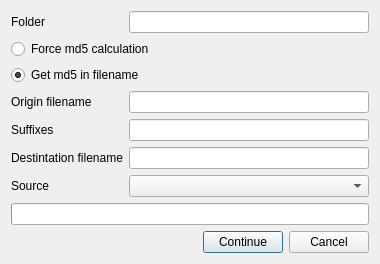
<?xml version="1.0" encoding="UTF-8"?>
<ui version="4.0">
 <class>RenameExisting1</class>
 <widget class="QDialog" name="RenameExisting1">
  <property name="geometry">
   <rect>
    <x>0</x>
    <y>0</y>
    <width>380</width>
    <height>246</height>
   </rect>
  </property>
  <property name="windowTitle">
   <string>Rename existing images</string>
  </property>
  <property name="windowIcon">
   <iconset resource="../../../resources/resources.qrc">
    <normaloff>:/images/icon.ico</normaloff>:/images/icon.ico</iconset>
  </property>
  <layout class="QFormLayout" name="formLayout">
   <item row="0" column="0">
    <widget class="QLabel" name="labelFolder">
     <property name="text">
      <string>Folder</string>
     </property>
    </widget>
   </item>
   <item row="0" column="1">
    <widget class="QLineEdit" name="lineFolder"/>
   </item>
   <item row="1" column="0" colspan="2">
    <widget class="QRadioButton" name="radioForce">
     <property name="text">
      <string>Force md5 calculation</string>
     </property>
    </widget>
   </item>
   <item row="2" column="0" colspan="2">
    <widget class="QRadioButton" name="radioFilename">
     <property name="text">
      <string>Get md5 in filename</string>
     </property>
     <property name="checked">
      <bool>true</bool>
     </property>
    </widget>
   </item>
   <item row="3" column="0">
    <widget class="QLabel" name="labelFilenameOrigin">
     <property name="text">
      <string>Origin filename</string>
     </property>
    </widget>
   </item>
   <item row="3" column="1">
    <widget class="QLineEdit" name="lineFilenameOrigin"/>
   </item>
   <item row="5" column="0">
    <widget class="QLabel" name="labelFilenameDestination">
     <property name="text">
      <string>Destintation filename</string>
     </property>
    </widget>
   </item>
   <item row="5" column="1">
    <widget class="QLineEdit" name="lineFilenameDestination"/>
   </item>
   <item row="6" column="0">
    <widget class="QLabel" name="labelSource">
     <property name="text">
      <string>Source</string>
     </property>
    </widget>
   </item>
   <item row="6" column="1">
    <widget class="QComboBox" name="comboSource"/>
   </item>
   <item row="7" column="0" colspan="2">
    <widget class="QProgressBar" name="progressBar">
     <property name="enabled">
      <bool>true</bool>
     </property>
     <property name="format">
      <string>%v/%m</string>
     </property>
    </widget>
   </item>
   <item row="8" column="0" colspan="2">
    <layout class="QHBoxLayout" name="layoutButtons">
     <item>
      <spacer name="horizontalSpacer">
       <property name="orientation">
        <enum>Qt::Horizontal</enum>
       </property>
       <property name="sizeHint" stdset="0">
        <size>
         <width>40</width>
         <height>20</height>
        </size>
       </property>
      </spacer>
     </item>
     <item>
      <widget class="QPushButton" name="buttonContinue">
       <property name="text">
        <string>Continue</string>
       </property>
      </widget>
     </item>
     <item>
      <widget class="QPushButton" name="buttonCancel">
       <property name="text">
        <string>Cancel</string>
       </property>
      </widget>
     </item>
    </layout>
   </item>
   <item row="4" column="1">
    <widget class="QLineEdit" name="lineSuffixes"/>
   </item>
   <item row="4" column="0">
    <widget class="QLabel" name="labelSuffixes">
     <property name="text">
      <string>Suffixes</string>
     </property>
    </widget>
   </item>
  </layout>
 </widget>
 <resources>
  <include location="../../../resources/resources.qrc"/>
 </resources>
 <connections/>
</ui>
